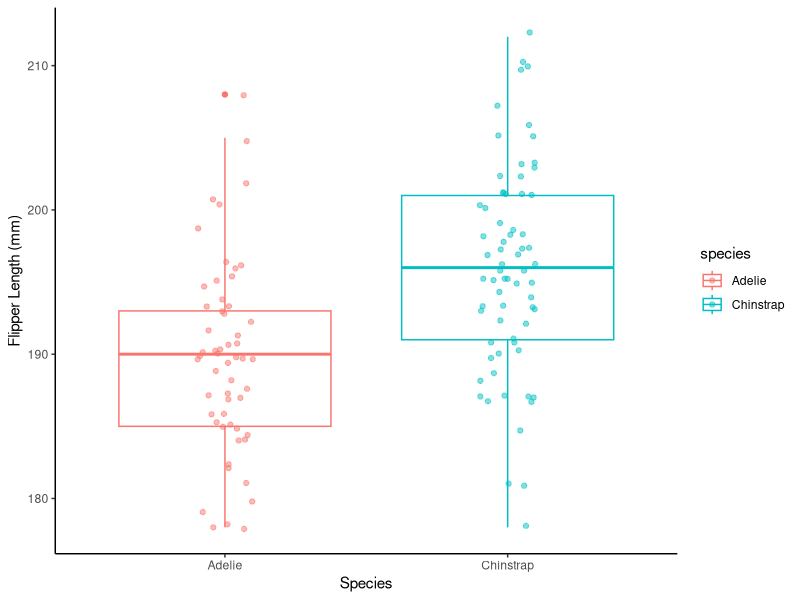
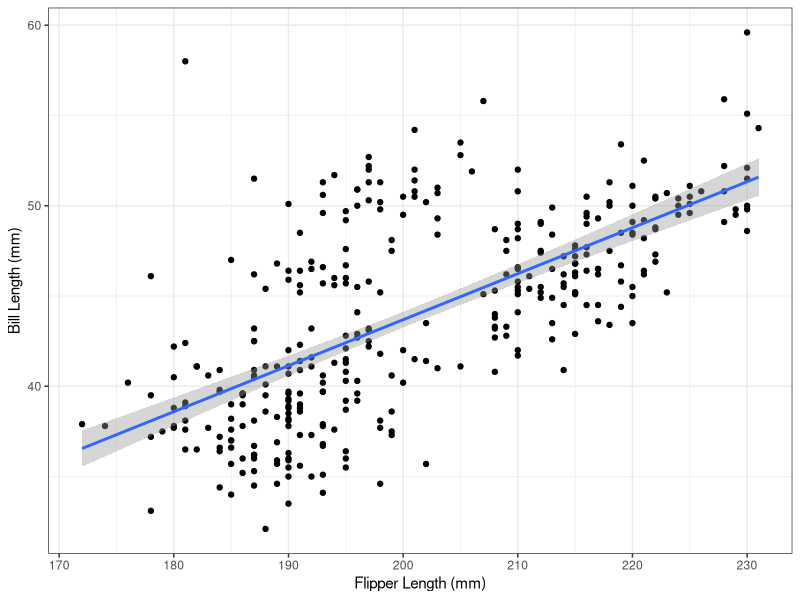
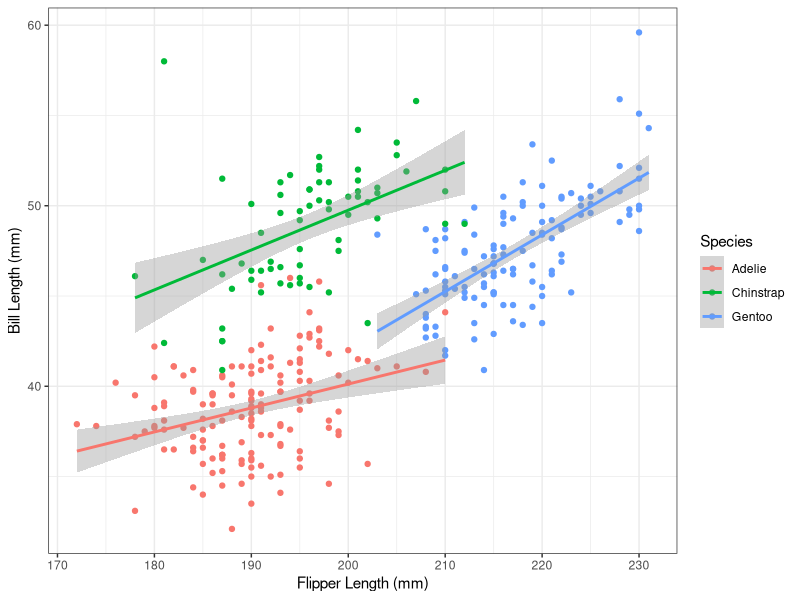
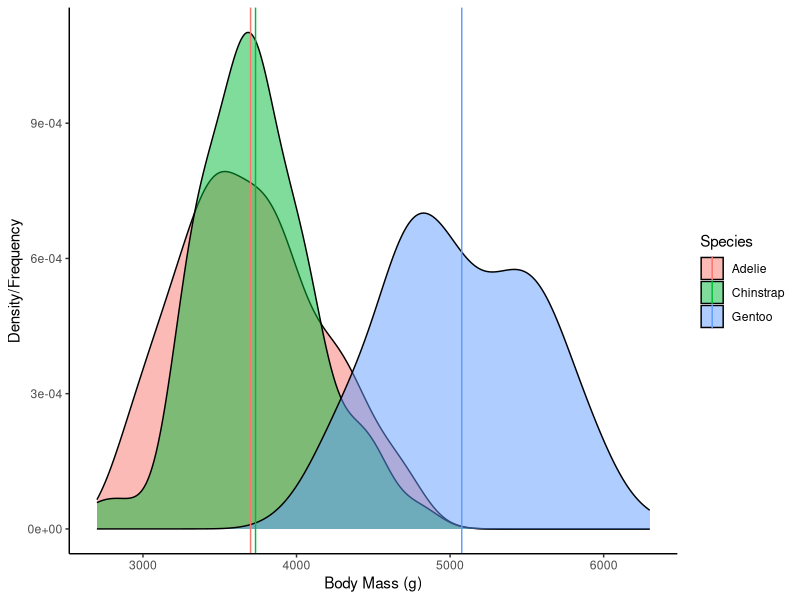

Reproduce these figures in R, in order.
## ---- chunk 1
knitr::opts_chunk$set(echo = TRUE)
## ---- chunk 2
library(tidyverse)
library(palmerpenguins)
## ---- chunk 3
penguins <- penguins
## ---- chunk 4
dream <- penguins %>% 
  filter(island == "Dream")
## ---- chunk 5
flippers <- dream %>% 
  group_by(species) %>% 
  summarise(min_flipper = min(flipper_length_mm, na.rm = TRUE),
            max_flipper = max(flipper_length_mm, na.rm = TRUE),
            mean_flipper = mean(flipper_length_mm, na.rm = TRUE))
flippers
## ---- chunk 6
ggplot(dream, aes(x = species, y = flipper_length_mm, color = species)) +
  geom_boxplot() +
  geom_jitter(width = 0.1, alpha = 0.5) +
  labs(x = "Species",
       y = "Flipper Length (mm)") +
  theme_classic()
## ---- chunk 7
t.test(data = dream, flipper_length_mm ~ species)
## ---- chunk 8

## ---- chunk 9
bill_flipper <- penguins %>% 
  summarise(mean_bill = mean(bill_length_mm, na.rm = TRUE),
            sd_bill = sd(bill_length_mm, na.rm = TRUE),
            mean_flipper = mean(flipper_length_mm, na.rm = TRUE),
            sd_flipper = sd(flipper_length_mm, na.rm = TRUE))
bill_flipper
## ---- chunk 10
ggplot(penguins, aes(flipper_length_mm, bill_length_mm)) +
  geom_point() +
  geom_smooth(method = "lm") +
    labs(x = "Flipper Length (mm)",
       y = "Bill Length (mm)") +
  theme_bw()
## ---- chunk 11
penguins_noNA <- penguins %>% 
  filter(!is.na(bill_length_mm),
         !is.na(flipper_length_mm))
## ---- chunk 12
r <- cor(x = penguins_noNA$flipper_length_mm, y = penguins_noNA$bill_length_mm)
r^2
## ---- chunk 13
lm_model <- lm(data = penguins_noNA, bill_length_mm ~ flipper_length_mm)
summary(lm_model)
## ---- chunk 14

## ---- chunk 15
ggplot(penguins, aes(flipper_length_mm, bill_length_mm, color = species)) +
  geom_point() +
  geom_smooth(method = "lm") +
  labs(x = "Flipper Length (mm)",
       y = "Bill Length (mm)", 
       color = "Species") +
  theme_bw()
## ---- chunk 16
mlm_model <- lm(data = penguins_noNA, bill_length_mm ~ flipper_length_mm * species)
summary(mlm_model)
## ---- chunk 17
body_mass <- penguins %>% 
  group_by(species) %>% 
  summarise(min_mass = min(body_mass_g, na.rm = TRUE),
            max_mass = max(body_mass_g, na.rm = TRUE),
            mean_mass = mean(body_mass_g, na.rm = TRUE))
body_mass
## ---- chunk 18
body_mass_kg <- body_mass %>% 
  mutate(min_mass = min_mass / 1000,
         max_mass = max_mass / 1000,
         mean_mass = mean_mass / 1000)
## ---- chunk 19
ggplot(penguins, aes(x = body_mass_g, fill = species)) +
  geom_density(alpha = 0.5) +
  geom_vline(data = body_mass, aes(xintercept = mean_mass, color = species)) +
  labs(x = "Body Mass (g)",
       y = "Density/Frequency",
       fill = "Species",
       color = "Species") +
  theme_classic()
## ---- chunk 20
aov_mod <- aov(data = penguins, body_mass_g ~ species)
summary(aov_mod)
## ---- chunk 21
TukeyHSD(aov_mod)
